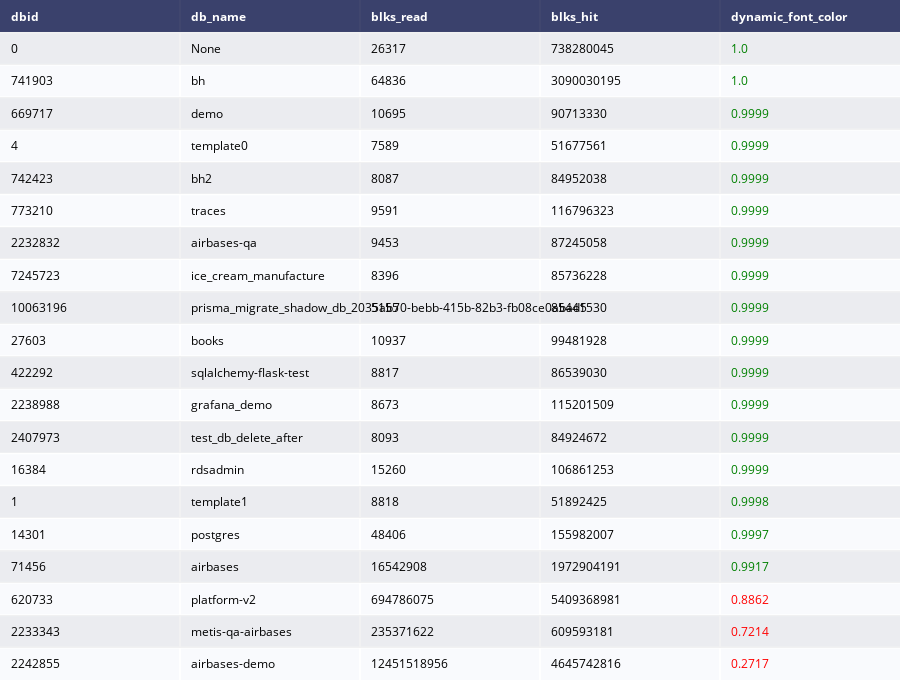

Notebook code for this chart:
### Markdown cell above
## Databases Cache Hit Ratio
**Cache Hit Ratio** is a metric that quantifies the efficiency of a cache system. It represents the percentage of requested data or items that are successfully retrieved from the cache (hits) compared to the total number of requests made to the cache (hits plus misses). A higher cache hit ratio indicates that the cache is effectively reducing the need to access the slower, underlying data source, leading to improved system performance.The **Cache Hit Ratio** should be around 99%.  

Notice: The extension pg_stat_statements must be installed to query the table ```pg_stat_database```
- [pg_stat_database](https://www.postgresql.org/docs/current/monitoring-stats.html#MONITORING-PG-STAT-DATABASE-VIEW)
- The changes in the system view in every [PG version](https://pgstats.dev/pg_stat_database)

### Code cell
import plotly.graph_objects as go

qry_database_activity = """
SELECT 
  datid as dbid, 
  datname as db_name, 
  blks_read, 
  blks_hit, 
  round(blks_hit / (blks_read + blks_hit)::numeric, 4) as cache_hit_ratio
FROM pg_stat_database
ORDER BY cache_hit_ratio DESC """ 
df = pd.read_sql_query(qry_database_activity, connection)


# Define a function to set row font color based on cache_hit_ratio
def set_font_color(value):
    if value > 0.95:
        return '<span style="color: green;">{}</span>'.format(value)
    else:
        return '<span style="color: red;">{}</span>'.format(value)

# Apply the font color function to the relevant column (in this case, cache_hit_ratio)
df['dynamic_font_color'] = df['cache_hit_ratio'].apply(set_font_color)


table = ff.create_table(df[['dbid', 'db_name', 'blks_read', 'blks_hit', 'dynamic_font_color']])

table.show()

### Figure 1 — Plotly figure (JSON) as saved in the notebook; plotly's stock layout.template omitted (floating-point values rounded to 4 significant figures)
{"data": [{"colorscale": [[0, "#00083e"], [0.5, "#ededee"], [1, "#ffffff"]], "hoverinfo": "none", "opacity": 0.75, "showscale": false, "type": "heatmap", "z": [[0, 0, 0, 0, 0], [0.5, 0.5, 0.5, 0.5, 0.5], [1, 1, 1, 1, 1], [0.5, 0.5, 0.5, 0.5, 0.5], [1, 1, 1, 1, 1], [0.5, 0.5, 0.5, 0.5, 0.5], [1, 1, 1, 1, 1], [0.5, 0.5, 0.5, 0.5, 0.5], [1, 1, 1, 1, 1], [0.5, 0.5, 0.5, 0.5, 0.5], [1, 1, 1, 1, 1], [0.5, 0.5, 0.5, 0.5, 0.5], [1, 1, 1, 1, 1], [0.5, 0.5, 0.5, 0.5, 0.5], [1, 1, 1, 1, 1], [0.5, 0.5, 0.5, 0.5, 0.5], [1, 1, 1, 1, 1], [0.5, 0.5, 0.5, 0.5, 0.5], [1, 1, 1, 1, 1], [0.5, 0.5, 0.5, 0.5, 0.5], [1, 1, 1, 1, 1]]}], "layout": {"annotations": [{"align": "left", "font": {"color": "#ffffff"}, "showarrow": false, "text": "<b>dbid</b>", "x": -0.45, "xanchor": "left", "xref": "x", "y": 0, "yref": "y"}, {"align": "left", "font": {"color": "#ffffff"}, "showarrow": false, "text": "<b>db_name</b>", "x": 0.55, "xanchor": "left", "xref": "x", "y": 0, "yref": "y"}, {"align": "left", "font": {"color": "#ffffff"}, "showarrow": false, "text": "<b>blks_read</b>", "x": 1.55, "xanchor": "left", "xref": "x", "y": 0, "yref": "y"}, {"align": "left", "font": {"color": "#ffffff"}, "showarrow": false, "text": "<b>blks_hit</b>", "x": 2.55, "xanchor": "left", "xref": "x", "y": 0, "yref": "y"}, {"align": "left", "font": {"color": "#ffffff"}, "showarrow": false, "text": "<b>dynamic_font_color</b>", "x": 3.55, "xanchor": "left", "xref": "x", "y": 0, "yref": "y"}, {"align": "left", "font": {"color": "#000000"}, "showarrow": false, "text": "0", "x": -0.45, "xanchor": "left", "xref": "x", "y": 1, "yref": "y"}, {"align": "left", "font": {"color": "#000000"}, "showarrow": false, "text": "None", "x": 0.55, "xanchor": "left", "xref": "x", "y": 1, "yref": "y"}, {"align": "left", "font": {"color": "#000000"}, "showarrow": false, "text": "26317", "x": 1.55, "xanchor": "left", "xref": "x", "y": 1, "yref": "y"}, {"align": "left", "font": {"color": "#000000"}, "showarrow": false, "text": "738280045", "x": 2.55, "xanchor": "left", "xref": "x", "y": 1, "yref": "y"}, {"align": "left", "font": {"color": "#000000"}, "showarrow": false, "text": "<span style=\"color: green;\">1.0</span>", "x": 3.55, "xanchor": "left", "xref": "x", "y": 1, "yref": "y"}, {"align": "left", "font": {"color": "#000000"}, "showarrow": false, "text": "741903", "x": -0.45, "xanchor": "left", "xref": "x", "y": 2, "yref": "y"}, {"align": "left", "font": {"color": "#000000"}, "showarrow": false, "text": "bh", "x": 0.55, "xanchor": "left", "xref": "x", "y": 2, "yref": "y"}, {"align": "left", "font": {"color": "#000000"}, "showarrow": false, "text": "64836", "x": 1.55, "xanchor": "left", "xref": "x", "y": 2, "yref": "y"}, {"align": "left", "font": {"color": "#000000"}, "showarrow": false, "text": "3090030195", "x": 2.55, "xanchor": "left", "xref": "x", "y": 2, "yref": "y"}, {"align": "left", "font": {"color": "#000000"}, "showarrow": false, "text": "<span style=\"color: green;\">1.0</span>", "x": 3.55, "xanchor": "left", "xref": "x", "y": 2, "yref": "y"}, {"align": "left", "font": {"color": "#000000"}, "showarrow": false, "text": "669717", "x": -0.45, "xanchor": "left", "xref": "x", "y": 3, "yref": "y"}, {"align": "left", "font": {"color": "#000000"}, "showarrow": false, "text": "demo", "x": 0.55, "xanchor": "left", "xref": "x", "y": 3, "yref": "y"}, {"align": "left", "font": {"color": "#000000"}, "showarrow": false, "text": "10695", "x": 1.55, "xanchor": "left", "xref": "x", "y": 3, "yref": "y"}, {"align": "left", "font": {"color": "#000000"}, "showarrow": false, "text": "90713330", "x": 2.55, "xanchor": "left", "xref": "x", "y": 3, "yref": "y"}, {"align": "left", "font": {"color": "#000000"}, "showarrow": false, "text": "<span style=\"color: green;\">0.9999</span>", "x": 3.55, "xanchor": "left", "xref": "x", "y": 3, "yref": "y"}, {"align": "left", "font": {"color": "#000000"}, "showarrow": false, "text": "4", "x": -0.45, "xanchor": "left", "xref": "x", "y": 4, "yref": "y"}, {"align": "left", "font": {"color": "#000000"}, "showarrow": false, "text": "template0", "x": 0.55, "xanchor": "left", "xref": "x", "y": 4, "yref": "y"}, {"align": "left", "font": {"color": "#000000"}, "showarrow": false, "text": "7589", "x": 1.55, "xanchor": "left", "xref": "x", "y": 4, "yref": "y"}, {"align": "left", "font": {"color": "#000000"}, "showarrow": false, "text": "51677561", "x": 2.55, "xanchor": "left", "xref": "x", "y": 4, "yref": "y"}, {"align": "left", "font": {"color": "#000000"}, "showarrow": false, "text": "<span style=\"color: green;\">0.9999</span>", "x": 3.55, "xanchor": "left", "xref": "x", "y": 4, "yref": "y"}, {"align": "left", "font": {"color": "#000000"}, "showarrow": false, "text": "742423", "x": -0.45, "xanchor": "left", "xref": "x", "y": 5, "yref": "y"}, {"align": "left", "font": {"color": "#000000"}, "showarrow": false, "text": "bh2", "x": 0.55, "xanchor": "left", "xref": "x", "y": 5, "yref": "y"}, {"align": "left", "font": {"color": "#000000"}, "showarrow": false, "text": "8087", "x": 1.55, "xanchor": "left", "xref": "x", "y": 5, "yref": "y"}, {"align": "left", "font": {"color": "#000000"}, "showarrow": false, "text": "84952038", "x": 2.55, "xanchor": "left", "xref": "x", "y": 5, "yref": "y"}, {"align": "left", "font": {"color": "#000000"}, "showarrow": false, "text": "<span style=\"color: green;\">0.9999</span>", "x": 3.55, "xanchor": "left", "xref": "x", "y": 5, "yref": "y"}, {"align": "left", "font": {"color": "#000000"}, "showarrow": false, "text": "773210", "x": -0.45, "xanchor": "left", "xref": "x", "y": 6, "yref": "y"}, {"align": "left", "font": {"color": "#000000"}, "showarrow": false, "text": "traces", "x": 0.55, "xanchor": "left", "xref": "x", "y": 6, "yref": "y"}, {"align": "left", "font": {"color": "#000000"}, "showarrow": false, "text": "9591", "x": 1.55, "xanchor": "left", "xref": "x", "y": 6, "yref": "y"}, {"align": "left", "font": {"color": "#000000"}, "showarrow": false, "text": "116796323", "x": 2.55, "xanchor": "left", "xref": "x", "y": 6, "yref": "y"}, {"align": "left", "font": {"color": "#000000"}, "showarrow": false, "text": "<span style=\"color: green;\">0.9999</span>", "x": 3.55, "xanchor": "left", "xref": "x", "y": 6, "yref": "y"}, {"align": "left", "font": {"color": "#000000"}, "showarrow": false, "text": "2232832", "x": -0.45, "xanchor": "left", "xref": "x", "y": 7, "yref": "y"}, {"align": "left", "font": {"color": "#000000"}, "showarrow": false, "text": "airbases-qa", "x": 0.55, "xanchor": "left", "xref": "x", "y": 7, "yref": "y"}, {"align": "left", "font": {"color": "#000000"}, "showarrow": false, "text": "9453", "x": 1.55, "xanchor": "left", "xref": "x", "y": 7, "yref": "y"}, {"align": "left", "font": {"color": "#000000"}, "showarrow": false, "text": "87245058", "x": 2.55, "xanchor": "left", "xref": "x", "y": 7, "yref": "y"}, {"align": "left", "font": {"color": "#000000"}, "showarrow": false, "text": "<span style=\"color: green;\">0.9999</span>", "x": 3.55, "xanchor": "left", "xref": "x", "y": 7, "yref": "y"}, {"align": "left", "font": {"color": "#000000"}, "showarrow": false, "text": "7245723", "x": -0.45, "xanchor": "left", "xref": "x", "y": 8, "yref": "y"}, {"align": "left", "font": {"color": "#000000"}, "showarrow": false, "text": "ice_cream_manufacture", "x": 0.55, "xanchor": "left", "xref": "x", "y": 8, "yref": "y"}, {"align": "left", "font": {"color": "#000000"}, "showarrow": false, "text": "8396", "x": 1.55, "xanchor": "left", "xref": "x", "y": 8, "yref": "y"}, {"align": "left", "font": {"color": "#000000"}, "showarrow": false, "text": "85736228", "x": 2.55, "xanchor": "left", "xref": "x", "y": 8, "yref": "y"}, {"align": "left", "font": {"color": "#000000"}, "showarrow": false, "text": "<span style=\"color: green;\">0.9999</span>", "x": 3.55, "xanchor": "left", "xref": "x", "y": 8, "yref": "y"}, {"align": "left", "font": {"color": "#000000"}, "showarrow": false, "text": "10063196", "x": -0.45, "xanchor": "left", "xref": "x", "y": 9, "yref": "y"}, {"align": "left", "font": {"color": "#000000"}, "showarrow": false, "text": "prisma_migrate_shadow_db_2035ab70-bebb-415b-82b3-fb08ce0abad5", "x": 0.55, "xanchor": "left", "xref": "x", "y": 9, "yref": "y"}, {"align": "left", "font": {"color": "#000000"}, "showarrow": false, "text": "5155", "x": 1.55, "xanchor": "left", "xref": "x", "y": 9, "yref": "y"}, {"align": "left", "font": {"color": "#000000"}, "showarrow": false, "text": "85441530", "x": 2.55, "xanchor": "left", "xref": "x", "y": 9, "yref": "y"}, {"align": "left", "font": {"color": "#000000"}, "showarrow": false, "text": "<span style=\"color: green;\">0.9999</span>", "x": 3.55, "xanchor": "left", "xref": "x", "y": 9, "yref": "y"}, {"align": "left", "font": {"color": "#000000"}, "showarrow": false, "text": "27603", "x": -0.45, "xanchor": "left", "xref": "x", "y": 10, "yref": "y"}, {"align": "left", "font": {"color": "#000000"}, "showarrow": false, "text": "books", "x": 0.55, "xanchor": "left", "xref": "x", "y": 10, "yref": "y"}, {"align": "left", "font": {"color": "#000000"}, "showarrow": false, "text": "10937", "x": 1.55, "xanchor": "left", "xref": "x", "y": 10, "yref": "y"}, {"align": "left", "font": {"color": "#000000"}, "showarrow": false, "text": "99481928", "x": 2.55, "xanchor": "left", "xref": "x", "y": 10, "yref": "y"}, {"align": "left", "font": {"color": "#000000"}, "showarrow": false, "text": "<span style=\"color: green;\">0.9999</span>", "x": 3.55, "xanchor": "left", "xref": "x", "y": 10, "yref": "y"}, {"align": "left", "font": {"color": "#000000"}, "showarrow": false, "text": "422292", "x": -0.45, "xanchor": "left", "xref": "x", "y": 11, "yref": "y"}, {"align": "left", "font": {"color": "#000000"}, "showarrow": false, "text": "sqlalchemy-flask-test", "x": 0.55, "xanchor": "left", "xref": "x", "y": 11, "yref": "y"}, {"align": "left", "font": {"color": "#000000"}, "showarrow": false, "text": "8817", "x": 1.55, "xanchor": "left", "xref": "x", "y": 11, "yref": "y"}, {"align": "left", "font": {"color": "#000000"}, "showarrow": false, "text": "86539030", "x": 2.55, "xanchor": "left", "xref": "x", "y": 11, "yref": "y"}, {"align": "left", "font": {"color": "#000000"}, "showarrow": false, "text": "<span style=\"color: green;\">0.9999</span>", "x": 3.55, "xanchor": "left", "xref": "x", "y": 11, "yref": "y"}, {"align": "left", "font": {"color": "#000000"}, "showarrow": false, "text": "2238988", "x": -0.45, "xanchor": "left", "xref": "x", "y": 12, "yref": "y"}, {"align": "left", "font": {"color": "#000000"}, "showarrow": false, "text": "grafana_demo", "x": 0.55, "xanchor": "left", "xref": "x", "y": 12, "yref": "y"}, {"align": "left", "font": {"color": "#000000"}, "showarrow": false, "text": "8673", "x": 1.55, "xanchor": "left", "xref": "x", "y": 12, "yref": "y"}, {"align": "left", "font": {"color": "#000000"}, "showarrow": false, "text": "115201509", "x": 2.55, "xanchor": "left", "xref": "x", "y": 12, "yref": "y"}, {"align": "left", "font": {"color": "#000000"}, "showarrow": false, "text": "<span style=\"color: green;\">0.9999</span>", "x": 3.55, "xanchor": "left", "xref": "x", "y": 12, "yref": "y"}, {"align": "left", "font": {"color": "#000000"}, "showarrow": false, "text": "2407973", "x": -0.45, "xanchor": "left", "xref": "x", "y": 13, "yref": "y"}, {"align": "left", "font": {"color": "#000000"}, "showarrow": false, "text": "test_db_delete_after", "x": 0.55, "xanchor": "left", "xref": "x", "y": 13, "yref": "y"}, {"align": "left", "font": {"color": "#000000"}, "showarrow": false, "text": "8093", "x": 1.55, "xanchor": "left", "xref": "x", "y": 13, "yref": "y"}, {"align": "left", "font": {"color": "#000000"}, "showarrow": false, "text": "84924672", "x": 2.55, "xanchor": "left", "xref": "x", "y": 13, "yref": "y"}, {"align": "left", "font": {"color": "#000000"}, "showarrow": false, "text": "<span style=\"color: green;\">0.9999</span>", "x": 3.55, "xanchor": "left", "xref": "x", "y": 13, "yref": "y"}, {"align": "left", "font": {"color": "#000000"}, "showarrow": false, "text": "16384", "x": -0.45, "xanchor": "left", "xref": "x", "y": 14, "yref": "y"}, {"align": "left", "font": {"color": "#000000"}, "showarrow": false, "text": "rdsadmin", "x": 0.55, "xanchor": "left", "xref": "x", "y": 14, "yref": "y"}, {"align": "left", "font": {"color": "#000000"}, "showarrow": false, "text": "15260", "x": 1.55, "xanchor": "left", "xref": "x", "y": 14, "yref": "y"}, {"align": "left", "font": {"color": "#000000"}, "showarrow": false, "text": "106861253", "x": 2.55, "xanchor": "left", "xref": "x", "y": 14, "yref": "y"}, {"align": "left", "font": {"color": "#000000"}, "showarrow": false, "text": "<span style=\"color: green;\">0.9999</span>", "x": 3.55, "xanchor": "left", "xref": "x", "y": 14, "yref": "y"}, {"align": "left", "font": {"color": "#000000"}, "showarrow": false, "text": "1", "x": -0.45, "xanchor": "left", "xref": "x", "y": 15, "yref": "y"}, {"align": "left", "font": {"color": "#000000"}, "showarrow": false, "text": "template1", "x": 0.55, "xanchor": "left", "xref": "x", "y": 15, "yref": "y"}, {"align": "left", "font": {"color": "#000000"}, "showarrow": false, "text": "8818", "x": 1.55, "xanchor": "left", "xref": "x", "y": 15, "yref": "y"}, {"align": "left", "font": {"color": "#000000"}, "showarrow": false, "text": "51892425", "x": 2.55, "xanchor": "left", "xref": "x", "y": 15, "yref": "y"}, {"align": "left", "font": {"color": "#000000"}, "showarrow": false, "text": "<span style=\"color: green;\">0.9998</span>", "x": 3.55, "xanchor": "left", "xref": "x", "y": 15, "yref": "y"}, {"align": "left", "font": {"color": "#000000"}, "showarrow": false, "text": "14301", "x": -0.45, "xanchor": "left", "xref": "x", "y": 16, "yref": "y"}, {"align": "left", "font": {"color": "#000000"}, "showarrow": false, "text": "postgres", "x": 0.55, "xanchor": "left", "xref": "x", "y": 16, "yref": "y"}, {"align": "left", "font": {"color": "#000000"}, "showarrow": false, "text": "48406", "x": 1.55, "xanchor": "left", "xref": "x", "y": 16, "yref": "y"}, {"align": "left", "font": {"color": "#000000"}, "showarrow": false, "text": "155982007", "x": 2.55, "xanchor": "left", "xref": "x", "y": 16, "yref": "y"}, {"align": "left", "font": {"color": "#000000"}, "showarrow": false, "text": "<span style=\"color: green;\">0.9997</span>", "x": 3.55, "xanchor": "left", "xref": "x", "y": 16, "yref": "y"}, {"align": "left", "font": {"color": "#000000"}, "showarrow": false, "text": "71456", "x": -0.45, "xanchor": "left", "xref": "x", "y": 17, "yref": "y"}, {"align": "left", "font": {"color": "#000000"}, "showarrow": false, "text": "airbases", "x": 0.55, "xanchor": "left", "xref": "x", "y": 17, "yref": "y"}, {"align": "left", "font": {"color": "#000000"}, "showarrow": false, "text": "16542908", "x": 1.55, "xanchor": "left", "xref": "x", "y": 17, "yref": "y"}, {"align": "left", "font": {"color": "#000000"}, "showarrow": false, "text": "1972904191", "x": 2.55, "xanchor": "left", "xref": "x", "y": 17, "yref": "y"}, {"align": "left", "font": {"color": "#000000"}, "showarrow": false, "text": "<span style=\"color: green;\">0.9917</span>", "x": 3.55, "xanchor": "left", "xref": "x", "y": 17, "yref": "y"}, {"align": "left", "font": {"color": "#000000"}, "showarrow": false, "text": "620733", "x": -0.45, "xanchor": "left", "xref": "x", "y": 18, "yref": "y"}, {"align": "left", "font": {"color": "#000000"}, "showarrow": false, "text": "platform-v2", "x": 0.55, "xanchor": "left", "xref": "x", "y": 18, "yref": "y"}, {"align": "left", "font": {"color": "#000000"}, "showarrow": false, "text": "694786075", "x": 1.55, "xanchor": "left", "xref": "x", "y": 18, "yref": "y"}, {"align": "left", "font": {"color": "#000000"}, "showarrow": false, "text": "5409368981", "x": 2.55, "xanchor": "left", "xref": "x", "y": 18, "yref": "y"}, {"align": "left", "font": {"color": "#000000"}, "showarrow": false, "text": "<span style=\"color: red;\">0.8862</span>", "x": 3.55, "xanchor": "left", "xref": "x", "y": 18, "yref": "y"}, {"align": "left", "font": {"color": "#000000"}, "showarrow": false, "text": "2233343", "x": -0.45, "xanchor": "left", "xref": "x", "y": 19, "yref": "y"}, {"align": "left", "font": {"color": "#000000"}, "showarrow": false, "text": "metis-qa-airbases", "x": 0.55, "xanchor": "left", "xref": "x", "y": 19, "yref": "y"}, {"align": "left", "font": {"color": "#000000"}, "showarrow": false, "text": "235371622", "x": 1.55, "xanchor": "left", "xref": "x", "y": 19, "yref": "y"}, {"align": "left", "font": {"color": "#000000"}, "showarrow": false, "text": "609593181", "x": 2.55, "xanchor": "left", "xref": "x", "y": 19, "yref": "y"}, {"align": "left", "font": {"color": "#000000"}, "showarrow": false, "text": "<span style=\"color: red;\">0.7214</span>", "x": 3.55, "xanchor": "left", "xref": "x", "y": 19, "yref": "y"}, {"align": "left", "font": {"color": "#000000"}, "showarrow": false, "text": "2242855", "x": -0.45, "xanchor": "left", "xref": "x", "y": 20, "yref": "y"}, {"align": "left", "font": {"color": "#000000"}, "showarrow": false, "text": "airbases-demo", "x": 0.55, "xanchor": "left", "xref": "x", "y": 20, "yref": "y"}, {"align": "left", "font": {"color": "#000000"}, "showarrow": false, "text": "12451518956", "x": 1.55, "xanchor": "left", "xref": "x", "y": 20, "yref": "y"}, {"align": "left", "font": {"color": "#000000"}, "showarrow": false, "text": "4645742816", "x": 2.55, "xanchor": "left", "xref": "x", "y": 20, "yref": "y"}, {"align": "left", "font": {"color": "#000000"}, "showarrow": false, "text": "<span style=\"color: red;\">0.2717</span>", "x": 3.55, "xanchor": "left", "xref": "x", "y": 20, "yref": "y"}], "height": 680, "margin": {"b": 0, "l": 0, "r": 0, "t": 0}, "xaxis": {"dtick": 1, "gridwidth": 2, "showticklabels": false, "tick0": -0.5, "ticks": "", "zeroline": false}, "yaxis": {"autorange": "reversed", "dtick": 1, "gridwidth": 2, "showticklabels": false, "tick0": 0.5, "ticks": "", "zeroline": false}}}
